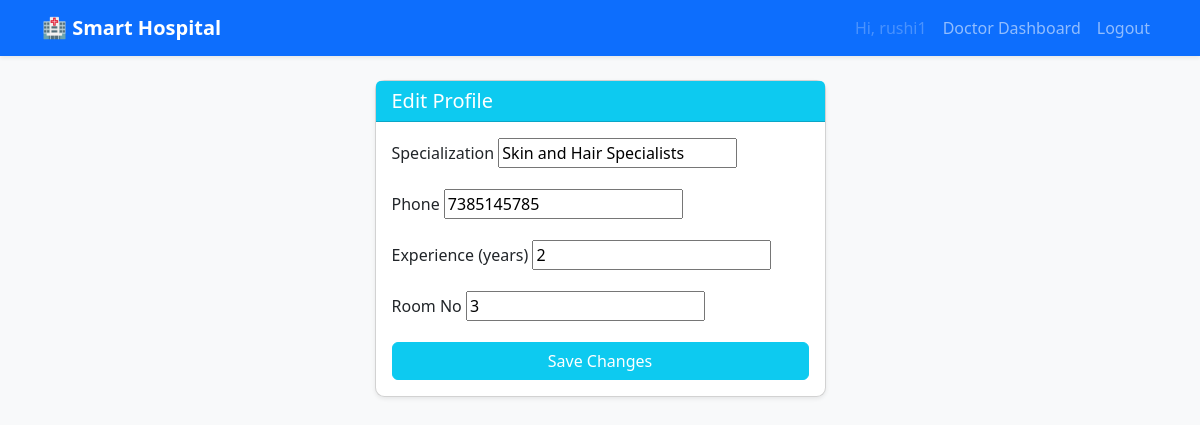
Screenshot of /doctors/profile/ (signed in) with the database file from the repository.
### doctors/models.py (models this page shows, shortened)
class Doctor(models.Model):
    user = models.OneToOneField(
        User,
        on_delete=models.CASCADE,
        related_name="doctor",
    )
    specialization = models.CharField(max_length=100)
    phone = models.CharField(max_length=20, blank=True)
    experience_years = models.PositiveIntegerField(default=0)
    room_no = models.CharField(max_length=20, blank=True)

### doctors/views.py (the view)
# urls.py: path("profile/", views.doctor_profile_edit, name="doctor_profile"),
@login_required
def doctor_profile_edit(request):
    if not hasattr(request.user, "doctor"):
        return redirect("home")
    doctor = request.user.doctor
    if request.method == "POST":
        form = DoctorProfileForm(request.POST, instance=doctor)
        if form.is_valid():
            form.save()
            return redirect("doctor_dashboard")
    else:
        form = DoctorProfileForm(instance=doctor)
    return render(request, "doctors/doctor_profile.html", {"form": form})

### doctors/forms.py
class DoctorProfileForm(forms.ModelForm):
    class Meta:
        model = Doctor
        fields = ["specialization", "phone", "experience_years", "room_no"]

### doctors/templates/doctors/doctor_profile.html (shortened to what this page needs)
{% extends "base.html" %}
{% block content %}
<div class="row justify-content-center">
    <div class="col-md-5">
        <div class="card shadow-sm">
            <div class="card-header bg-info text-white">
                <h5 class="mb-0">Edit Profile</h5>
            </div>
            <div class="card-body">
                <form method="POST">
                    <div class="mb-3">
                        <label class="form-label">Specialization</label>
                        {{ form.specialization }}
                    </div>
                    <div class="mb-3">
                        <label class="form-label">Phone</label>
                        {{ form.phone }}
                    </div>
                    <div class="mb-3">
                        <label class="form-label">Experience (years)</label>
                        {{ form.experience_years }}
                    </div>
                    <div class="mb-3">
                        <label class="form-label">Room No</label>
                        {{ form.room_no }}
                    </div>
                    <button class="btn btn-info text-white w-100">Save Changes</button>
                </form>
            </div>
        </div>
    </div>
</div>
{% endblock %}

### hospital_project/templates/base.html (shortened to what this page needs)
<!DOCTYPE html>
<html lang="en">
<head>
    <link href="https://cdn.jsdelivr.net/npm/bootstrap@5.3.3/dist/css/bootstrap.min.css" rel="stylesheet">
    <link rel="stylesheet" href="/static/css/style.css">
</head>
<body class="bg-light">
<nav class="navbar navbar-expand-lg navbar-dark bg-primary shadow-sm">
    <div class="container">
        <a class="navbar-brand fw-bold" href="{% url 'home' %}">🏥 Smart Hospital</a>
        <div class="collapse navbar-collapse" id="navbarSupportedContent">
            <ul class="navbar-nav ms-auto mb-2 mb-lg-0">
                {% if user.is_authenticated %}
                    <li class="nav-item">
                        <span class="nav-link disabled">Hi, {{ user.username }}</span>
                    </li>
                    {% if user.doctor %}
                        <li class="nav-item">
                            <a class="nav-link" href="{% url 'doctor_dashboard' %}">Doctor Dashboard</a>
                        </li>
                    {% endif %}
                    <li class="nav-item">
                        <a class="nav-link" href="{% url 'logout' %}">Logout</a>
                    </li>
                {% endif %}
            </ul>
        </div>
    </div>
</nav>
<div class="container py-4">
    {% block content %}{% endblock %}
</div>
</body>
</html>

### static/css/style.css (style rules this page uses)
body { font-family: system-ui, -apple-system, BlinkMacSystemFont, "Segoe UI", sans-serif; }
.card { border-radius: 0.6rem; }
.navbar-brand { font-size: 1.25rem; }

### rows the page displays
Doctor: specialization "Skin and Hair Specialists", phone "7385145785", experience_years "2", room_no "3"

### other values shown
{{ user.username }} "rushi1"
